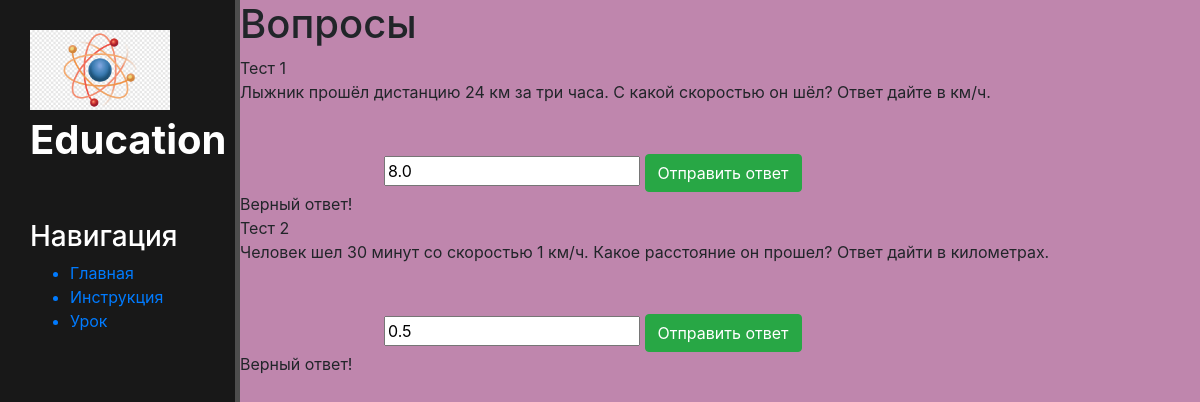
The page /lesson/questions on the database its author committed.
### main/models.py (models this page shows)
class Questions(models.Model):
    name = models.TextField(blank=True)
    question_text = models.TextField(blank=True)
    correct_answer = models.FloatField()
    user_answer = models.FloatField(blank=True, default=None, null=True)

### main/views.py (the view)
# urls.py: path('lesson/questions', views.questions, name='questions'),
def questions(request):
    data = Questions.objects.all()
    questions_num = len(data)
    correct_input = [True]*questions_num
    if request.method == "POST":
        form = QuestionForm(request.POST)
        if form.is_valid():
            try:
                a = float(form.cleaned_data['answer'])
            except ValueError:
                correct_input[0] = False
            if False not in correct_input:
                if form.cleaned_data is not None:
                    Questions.objects.filter(id=form.cleaned_data['question_id']).update(user_answer=float(form.cleaned_data['answer']))
                else:
                    for i in data:
                        Questions.objects.filter(id=i.id).update(user_answer=None)
    else:
        for i in data:
            Questions.objects.filter(id=i.id).update(user_answer=None)
    data_forms = [{'correct_input': correct_input, 'question_id': data[i].id, 'name': data[i].name, 'question_text': data[i].question_text, 'correct_answer': data[i].correct_answer, 'user_answer': data[i].user_answer, 'form': QuestionForm()} for i in range(questions_num)]
    return render(request, 'main/questions.html', {'data_forms': data_forms})

### main/templates/main/questions.html (shortened to what this page needs)
{% extends 'main/layout.html' %}
{% load static %}
{% block content %}
    <div class="features">
        <h1>Вопросы</h1>
    </div>
    {% for el in data_forms %}
        <div class="question">
            <div class="question_name">
                {{ el.name }}
            </div>
            <div class="question_text">
                {{ el.question_text }}
            </div>
            {% if el.user_answer is None %}
                <form action="{% url 'questions' %}" method="post">
                    {% csrf_token %}
                    {{ el.form.answer }}
                    <input type="hidden" name="correct_answer" value="{{el.correct_answer}}">
                    <input type="hidden" name="question_id" value="{{el.question_id}}">
                    <button class="btn btn-success" type="submit">Отправить ответ</button>
                </form>
            {% else %}
                <form action="{% url 'questions' %}" method="post">
                    <input type="text" name="answer" maxlength="255" required="" value="{{ el.user_answer }}" id="id_answer">
                    <button class="btn btn-success" type="submit">Отправить ответ</button>
                </form>
            {% endif %}
            <div class="print_result">
                {% if el.correct_input is False %}
                    Некорректный ввод
                {%else%}
                    {% if el.user_answer is not None %}
                        {% if el.user_answer == el.correct_answer %}
                        <div class="correct_user_answer">
                            Верный ответ!
                        </div>
                        {%else%}
                        <div class="uncorrect_user_answer">
                            Неверный ответ!
                        </div>
                        {% endif %}
                    {% endif %}
                {% endif %}
            </div>
        </div>
    {% endfor %}
{% endblock %}

### main/templates/main/layout.html (shortened to what this page needs)
{% load static %}
<!doctype html>
<html lang="ru">
<head>
    <link rel="stylesheet" href="https://cdn.jsdelivr.net/npm/bootstrap@4.6.2/dist/css/bootstrap.min.css">
    <link rel="stylesheet" href="{% static 'main/css/main.css' %}">
    <link rel="stylesheet" href="https://use.fontawesome.com/releases/v5.8.2/css/all.css">
</head>
<body>
    <aside>
        <img src="{% static 'main/img/logo_ph.png' %}" alt="Лого">
        <span class="logo">Education</span>
        <h3>Навигация</h3>
        <ul>
            <a href="{% url 'home' %}"><li>Главная</li></a>
            <a href="{% url 'about' %}"><li>Инструкция</li></a>
            <a href="{% url 'lesson' %}"><li>Урок</li></a>
        </ul>
    </aside>
    <main>
    {% block content %}
    {% endblock %}
    </main>
</body>
</html>

### main/static/main/css/main.css (style rules this page uses)
body { background: #bf86ad; }
aside { float: left; background: #181818; width: 20%; padding: 2.5%; height: 100vh; color: #fff; border-right: 5px solid #4d4d4d; }
aside img { width: 140px; float: left; }
aside .logo { font-size: 40px; font-weight: bold; }
aside h3 { margin-top: 50px; font-size: 28px; }
form { margin-left: 32%; width: 500px; margin-top: 50px; }

### rows shown on the page
Questions: name "Тест 1", question_text "Лыжник прошёл дистанцию 24 км за три часа. С какой скоростью он шёл? Ответ дайте в км/ч.", answer "8.0"
Questions: name "Тест 2", question_text "Человек шел 30 минут со скоростью 1 км/ч. Какое расстояние он прошел? Ответ дайти в километрах.", answer "0.5"
